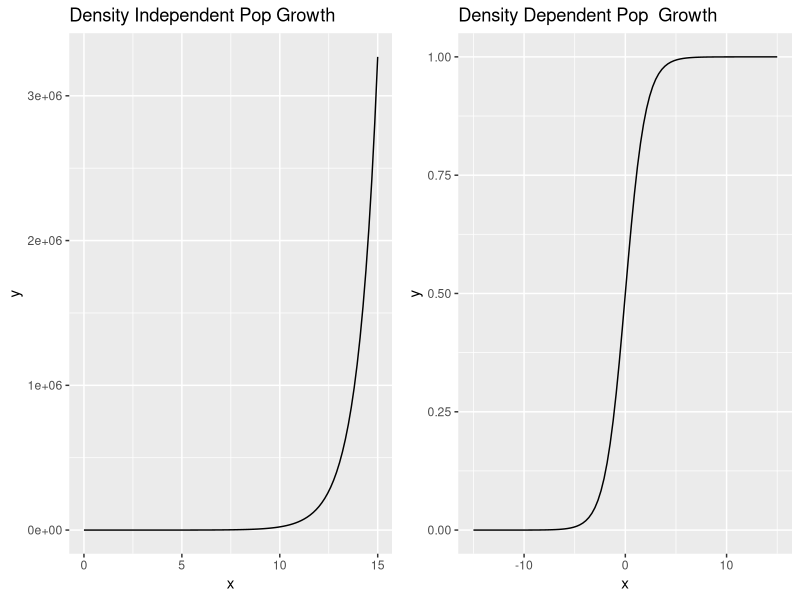
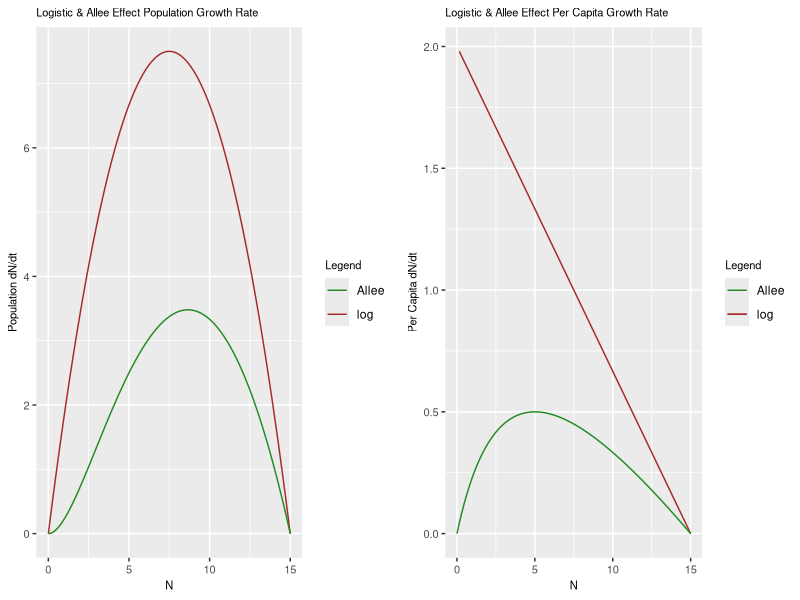
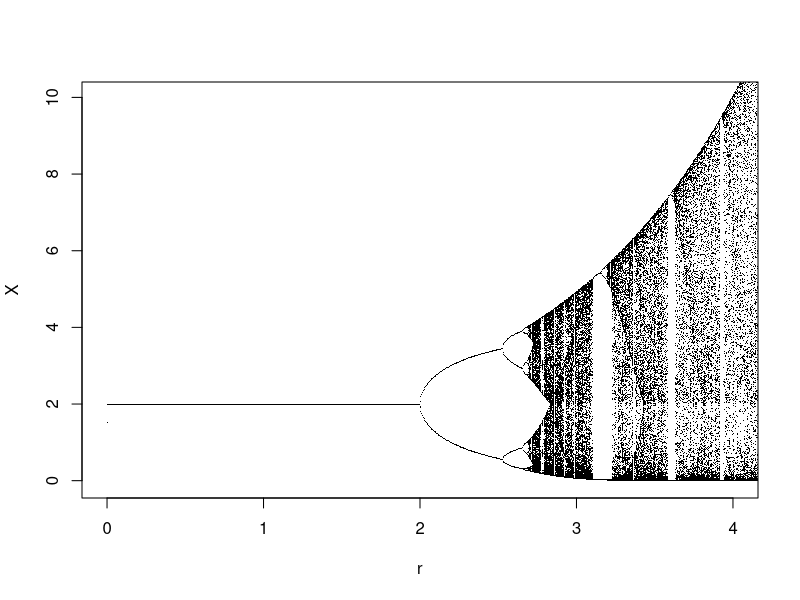
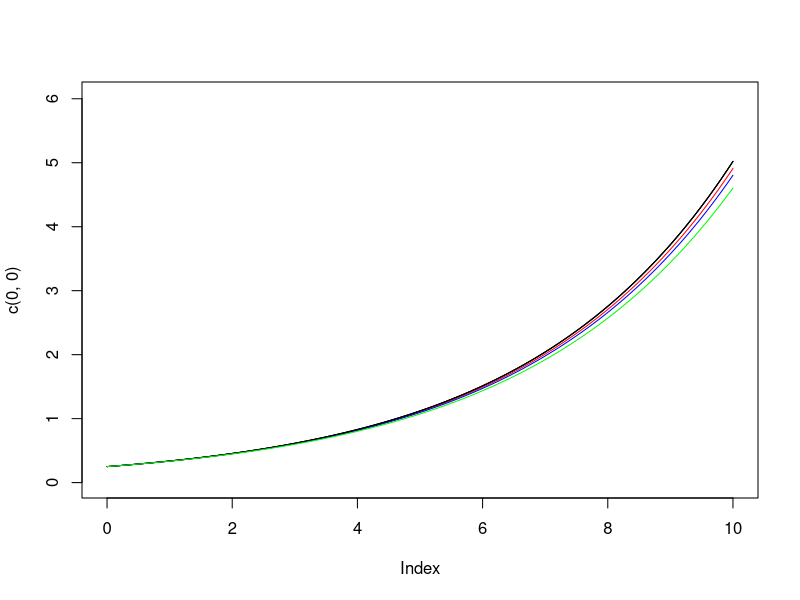
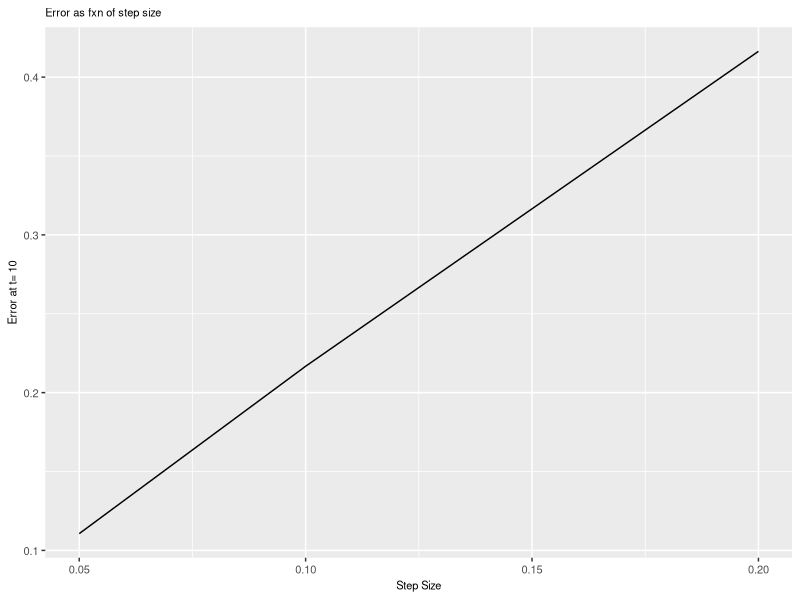
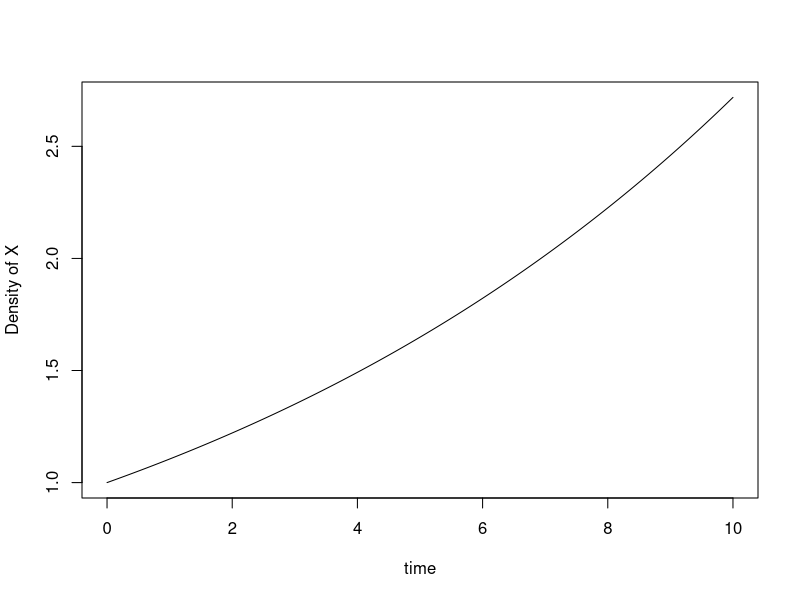
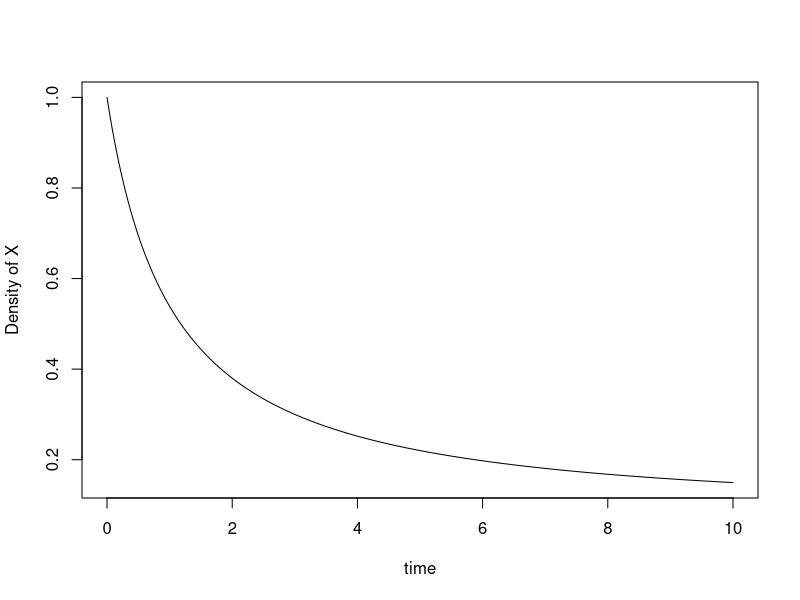
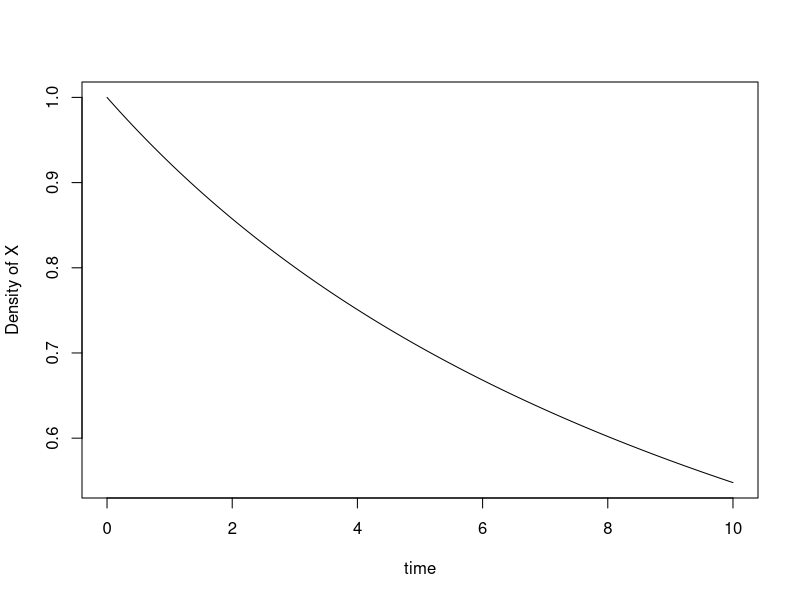

Write R code to recreate these figures, in order.
# Dylan Sosa
# January 17 2020
# Theoretical Ecology, Winter 2020 

library(tidyverse)
library(gridExtra)

# Problem 1
exponential <-
  ggplot(data.frame(x = seq(0, 15)), aes(x)) +
  stat_function(fun = exp) +
  labs(title = 'Density Independent Pop Growth')

logistic <-
  ggplot(data.frame(x = seq(-15, 15)), aes(x)) +
  stat_function(fun = plogis) +
  labs(title = 'Density Dependent Pop  Growth')

grid.arrange(exponential, logistic, nrow = 1)

# Exercise 2
logGrowth <- function(x) {
  # r = 2 = u, c = 0.1, v = 5
  # r*N*(1-(N/K)) # logistic growth equation
  2 * x * (1 - (x / 15))
}

logGrowthPerCapita <- function(x) {
  (2 * x * (1 - (x / 15))) / x
}

alleeEffect <- function(x) {
  # r = 2 = u, c = 0.1, v = 5
  # ((u*N/v+N)-c*N)*N # Allee effect equation
  (((2 * x) / (5 + x)) - (0.1 * x)) * x
}

alleeEffectPerCapita <- function(x) {
  (((2 * x) / (5 + x)) - (0.1 * x))
}

plotPop <-
  ggplot(data.frame(x = seq(0, 15, 0.001)), aes(x)) +
  stat_function(fun = logGrowth, aes(color = 'log')) +
  stat_function(fun = alleeEffect, aes(color = 'Allee')) +
  labs(x = 'N', y = 'Population dN/dt', title = 'Logistic & Allee Effect Population Growth Rate') +
  scale_colour_manual("Legend", values = c("forestgreen", "brown")) +
  theme(
    plot.title = element_text(size = 8),
    axis.title = element_text(size = 8),
    axis.text = element_text(size = 8),
    legend.title = element_text(size = 8)
  )

plotPerCap <-
  ggplot(data.frame(x = seq(0, 15, 0.001)), aes(x)) +
  stat_function(fun = logGrowthPerCapita, aes(color = 'log')) +
  stat_function(fun = alleeEffectPerCapita, aes(color = 'Allee'), show.legend = TRUE) +
  labs(x = 'N', y = 'Per Capita dN/dt', title = 'Logistic & Allee Effect Per Capita Growth Rate') +
  scale_colour_manual("Legend", values = c("forestgreen", "brown")) +
  theme(
    plot.title = element_text(size = 8),
    axis.title = element_text(size = 8),
    axis.text = element_text(size = 8),
    legend.title = element_text(size = 8)
  )

grid.arrange(plotPop, plotPerCap, nrow = 1)

# Exercise 6
################
## Bifurcation.R 
## Stefano Allesina sallesina@uchicago.edu allesinalab.uchicago.edu
## Code for "Theoretical Ecology"

## This function returns the values of the min and max 
peaks <- function(x) {
  if (min(x)==max(x)) return(min(x)) ## Does not oscillate 
  l <- length(x) 
  xm1 <- c(x[-1], x[l])
  xp1 <- c(x[1], x[-l]) 
  z<-x[x > xm1 & x > xp1 | x < xm1 & x < xp1] 
  if (length(z)==0) return(min(x)) ## It has not converged yet 
  return (z)
} 

## This function creates a simulation of the logistic map 
LogisticMap<-function(N0,r,TimeSteps){
  Results<-rep(0,TimeSteps) 
  Results[1]<-N0 
  for (j in 2:TimeSteps){
    Results[j]<-r*Results[j-1]*(1-Results[j-1])
  } 
  return(Results)
} 

# mention derivation here, show in markdown
rickerMap<-function(N0,r,TimeSteps){
  Results<-rep(0,TimeSteps) 
  Results[1]<-N0 
  for (j in 2:TimeSteps){
    #Results[j]<-log(1/r)/-0.01
    #Results[j] <- r*Results[j-1]*exp(-0.01*Results[j-1])
    Results[j]<-exp(r*(1-(Results[j-1]/2)))*Results[j-1]
  } 
  return(Results)
}

## Plot the Diagram 
plot(0,0, xlim=c(0,4), ylim=c(-0.05,10),type="n", xlab="r", ylab="X") 
for (r in seq(0.001,100,0.005)) { # These are the initial and final values for r
  # out <- LogisticMap(0.5,r,2500) # Initial conditions 
  out <- rickerMap(0.5,r,2500) # Initial conditions 
  l <- length(out) %/% 10 # use only the last 250 steps 
  out <- out[(9*l):(10*l)] 
  p <- peaks(out) 
  l <- length(out) 
  points(rep(r, length(p)), p, pch=".")
}

# Exercise 7
###############
# From Euler.R
ExponentialGrowth<-function(x,lambda){
  return (lambda*x)
}

Euler<-function(x, D, FUN,lambda){
  return(x+FUN(x,lambda)*D)
}

ExponentialSolution<-function(N0,t,lambda){
  return (N0*exp(t*lambda))
}

N0<-0.25
lambda<-0.3
errorsDF <- data.frame(dt = c(0.05,0.1,0.2), Error = NA) # init df
plot(c(0,0),col="0",xlim=c(0,10),ylim=c(0,(N0*exp(lambda*10)+1)))
for (Deltat in c(0.05,0.1,0.2)){
  PointsToEstimate<-seq(0,10,by=Deltat)
  Iterations<-length(PointsToEstimate)-1
  Approx<-rep(0,Iterations+1)
  RealSol<-rep(0,Iterations+1)
  Approx[1]<-RealSol[1]<-N0
  for (i in 1:Iterations){
    RealSol[i+1]<-ExponentialSolution(N0,Deltat*i,lambda)		
    Approx[i+1]<-Euler(Approx[i],Deltat,ExponentialGrowth,lambda)		
  }
  if (Deltat==0.05) {
    mycol="red"
    errorsDF[1,2] <- abs(RealSol[length(RealSol)] - Approx[length(Approx)])
    # last element in approx/real vectors is at time = 10
    # update data frame with error at t = 10 for each Deltat
  }
  if (Deltat==0.1) {
    mycol="blue"
    errorsDF[2,2] <- abs(RealSol[length(RealSol)] - Approx[length(Approx)])
  }
  if (Deltat==0.2)  {
    mycol="green"
    errorsDF[3,2] <- abs(RealSol[length(RealSol)] - Approx[length(Approx)])
  }
  
  points(RealSol~PointsToEstimate,col="black",type="l")
  points(Approx~PointsToEstimate,col=mycol,type="l")
 
}

ggplot(errorsDF, aes(errorsDF$dt, errorsDF$Error)) +
  geom_line() +
  labs(x = 'Step Size', y = 'Error at t= 10', title = 'Error as fxn of step size') +
  theme(
    plot.title = element_text(size = 8),
    axis.title = element_text(size = 8),
    axis.text = element_text(size = 8),
    legend.title = element_text(size = 8)
  )

# Exercise 8
## ExpGrowth.R 
## Stefano Allesina sallesina@uchicago.edu allesinalab.uchicago.edu
## Code for "Theoretical Ecology"

require(deSolve) 
## package for integrating numerically ODEs see 
##http://cran.r-project.org/web/packages/deSolve/

## This function takes a step in time
ExponentialGrowth<-function(t, state, parameters) { 
  X <- state[1] ## the first element is the density of X at time t
  r <- parameters[1] ## the first parameter is the growth rate
  dX<-r*X 
  return(list(dX)) ## for some reason, you have to return a list
}

## This function runs the model and produces the trajectory
RunExponentialGrowth<-function(MaxTime=10,GrowthRate=0.1,InitialX=1.0){
  times <- seq(0, MaxTime, by = 0.01)
  parameters <- c(r=GrowthRate)
  state <- c(X=InitialX)
  out <- ode(y = state, times = times, func = ExponentialGrowth, parms = parameters)
  print(plot(out[,2]~out[,1],type="l",xlab="time",ylab="Density of X"))
  return(out)
}

logisticGrowth <-function(t, state, parameters) { 
  X <- state[1] ## the first element is the density of X at time t
  r <- parameters[1] ## the first parameter is the growth rate
  dX<-r*X*(1-(X/r))
  return(list(dX)) ## for some reason, you have to return a list
}

runLogisticGrowth<-function(MaxTime=10,GrowthRate=0.1,InitialX=1.0){
  times <- seq(0, MaxTime, by = 0.01)
  parameters <- c(r=GrowthRate)
  state <- c(X=InitialX)
  out <- ode(y = state, times = times, func = logisticGrowth, parms = parameters)
  print(plot(out[,2]~out[,1],type="l", xlab="time",ylab="Density of X"))
  return(out)
}

alleeGrowth<-function(t, state, parameters) { 
  X <- state[1] ## the first element is the density of X at time t
  r <- parameters[1] ## the first parameter is the growth rate
  dX<- (((r * X) / (5 + X)) - (0.1 * X)) * X # parameters hard-coded from previous Allee exercise
  return(list(dX)) ## for some reason, you have to return a list
}

runAlleeGrowth<-function(MaxTime=10,GrowthRate=0.1,InitialX=1.0){
  times <- seq(0, MaxTime, by = 0.01)
  parameters <- c(r=GrowthRate)
  state <- c(X=InitialX)
  out <- ode(y = state, times = times, func = alleeGrowth, parms = parameters)
  print(plot(out[,2]~out[,1],type="l", xlab="time",ylab="Density of X"))
  return(out)
}

levinsGrowth<-function(t, state, parameters) { 
  X <- state[1] 
  r <- parameters[1] 
  dX<- 0.1 * X * (1-X) - exp(X) # c paraeter taken from previous Allee exercise
  return(list(dX)) ## for some reason, you have to return a list
}

runLevinsGrowth <-function(MaxTime=10,GrowthRate=0.1,InitialX=1.0){
  times <- seq(0, MaxTime, by = 0.01)
  parameters <- c(r=GrowthRate)
  state <- c(X=InitialX)
  out <- ode(y = state, times = times, func = ExponentialGrowth, parms = parameters)
  print(plot(out[,2]~out[,1],type="l",xlab="time",ylab="Density of X"))
  return(out)
}

thetaLogisticGrowth<-function(t, state, parameters) { 
  X <- state[1] 
  r <- parameters[1] 
  dX<- 2 * X * (1 - (X/15)**1.5) # using theta given on pg. 14, k from exercise 2
  return(list(dX)) ## for some reason, you have to return a list
}

runThetaLogisticGrowth <-function(MaxTime=10,GrowthRate=0.1,InitialX=1.0){
  times <- seq(0, MaxTime, by = 0.01)
  parameters <- c(r=GrowthRate)
  state <- c(X=InitialX)
  out <- ode(y = state, times = times, func = thetaLogisticGrowth, parms = parameters)
  print(plot(out[,2]~out[,1],type="l",xlab="time",ylab="Density of X"))
  return(out)
}

RunExponentialGrowth(MaxTime=10,GrowthRate=0.1,InitialX=1.0)
runLogisticGrowth(MaxTime=10,GrowthRate=0.1,InitialX=1.0)
runAlleeGrowth(MaxTime=10,GrowthRate=0.1,InitialX=1.0)
runLevinsGrowth(MaxTime=10,GrowthRate=0.1,InitialX=1.0)
runThetaLogisticGrowth(MaxTime=10,GrowthRate=0.1,InitialX=1.0)
